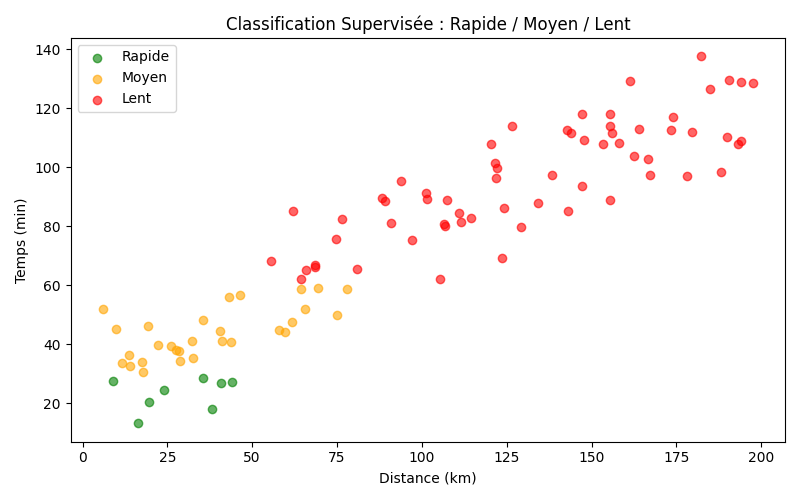

This figure's Python source:
import matplotlib.pyplot as plt
from sklearn.neighbors import KNeighborsClassifier
from sklearn.model_selection import train_test_split
from sklearn.metrics import classification_report
from data import df

# Créer les catégories manuellement
def classer_trajet(temps):
    if temps < 30:
        return "Rapide"
    elif temps < 60:
        return "Moyen"
    else:
        return "Lent"

df["categorie"] = df["temps"].apply(classer_trajet)

# Variables
X = df[["distance", "trafic", "heure"]]
y = df["categorie"]

# Diviser en données d'entrainement et de test
X_train, X_test, y_train, y_test = train_test_split(X, y, test_size=0.2, random_state=42)

# Modèle KNN
modele = KNeighborsClassifier(n_neighbors=3)
modele.fit(X_train, y_train)

# Résultats
y_pred = modele.predict(X_test)

print("=== CLASSIFICATION SUPERVISÉE (KNN) ===")
print(classification_report(y_test, y_pred))

# Graphique
couleurs = {"Rapide": "green", "Moyen": "orange", "Lent": "red"}
plt.figure(figsize=(8, 5))
for cat, couleur in couleurs.items():
    subset = df[df["categorie"] == cat]
    plt.scatter(subset["distance"], subset["temps"], 
                color=couleur, label=cat, alpha=0.6)

plt.xlabel("Distance (km)")
plt.ylabel("Temps (min)")
plt.title("Classification Supervisée : Rapide / Moyen / Lent")
plt.legend()
plt.tight_layout()
plt.savefig("classification_supervisee.png")
print("\nGraphique sauvegardé : classification_supervisee.png")
